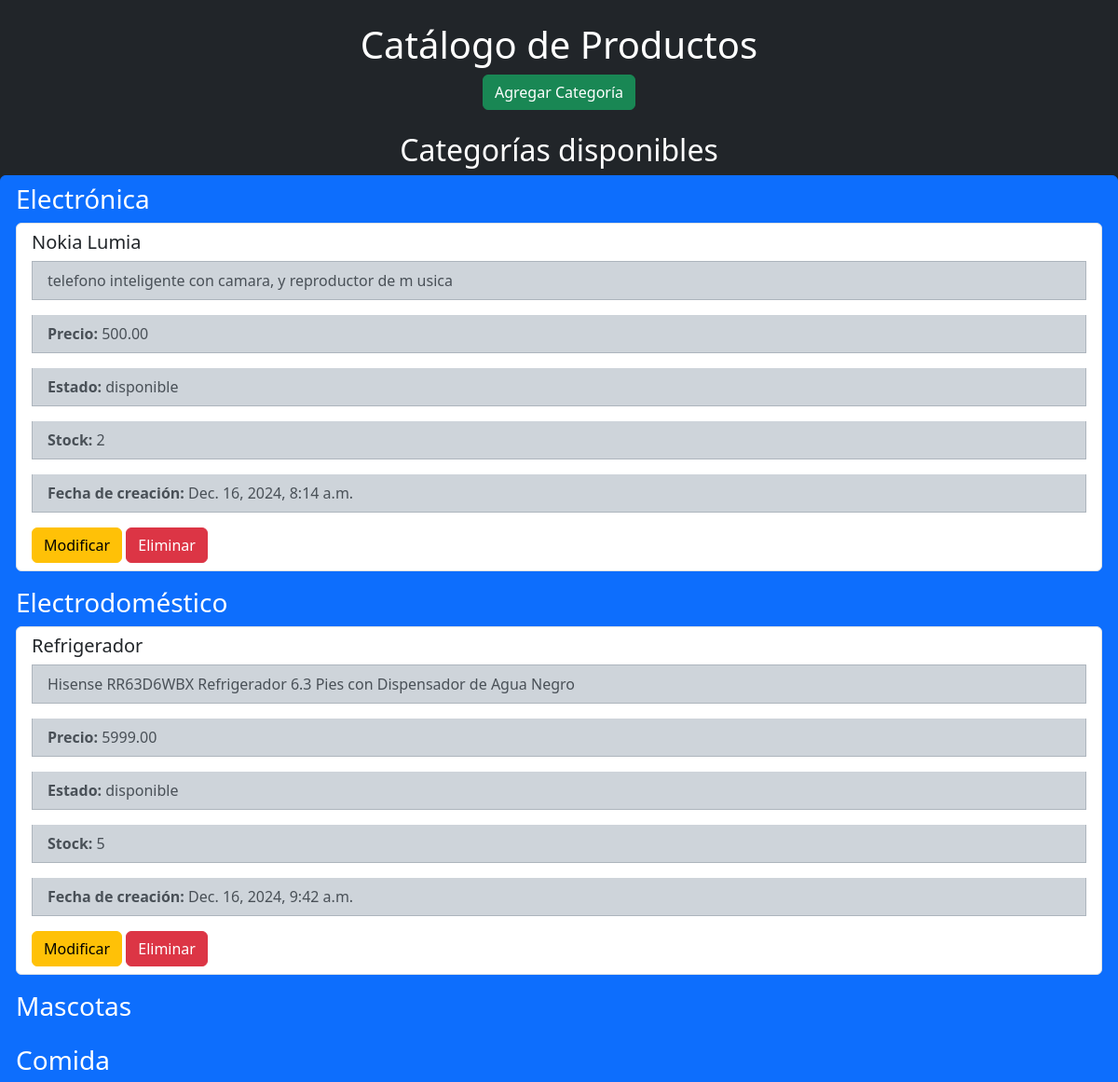
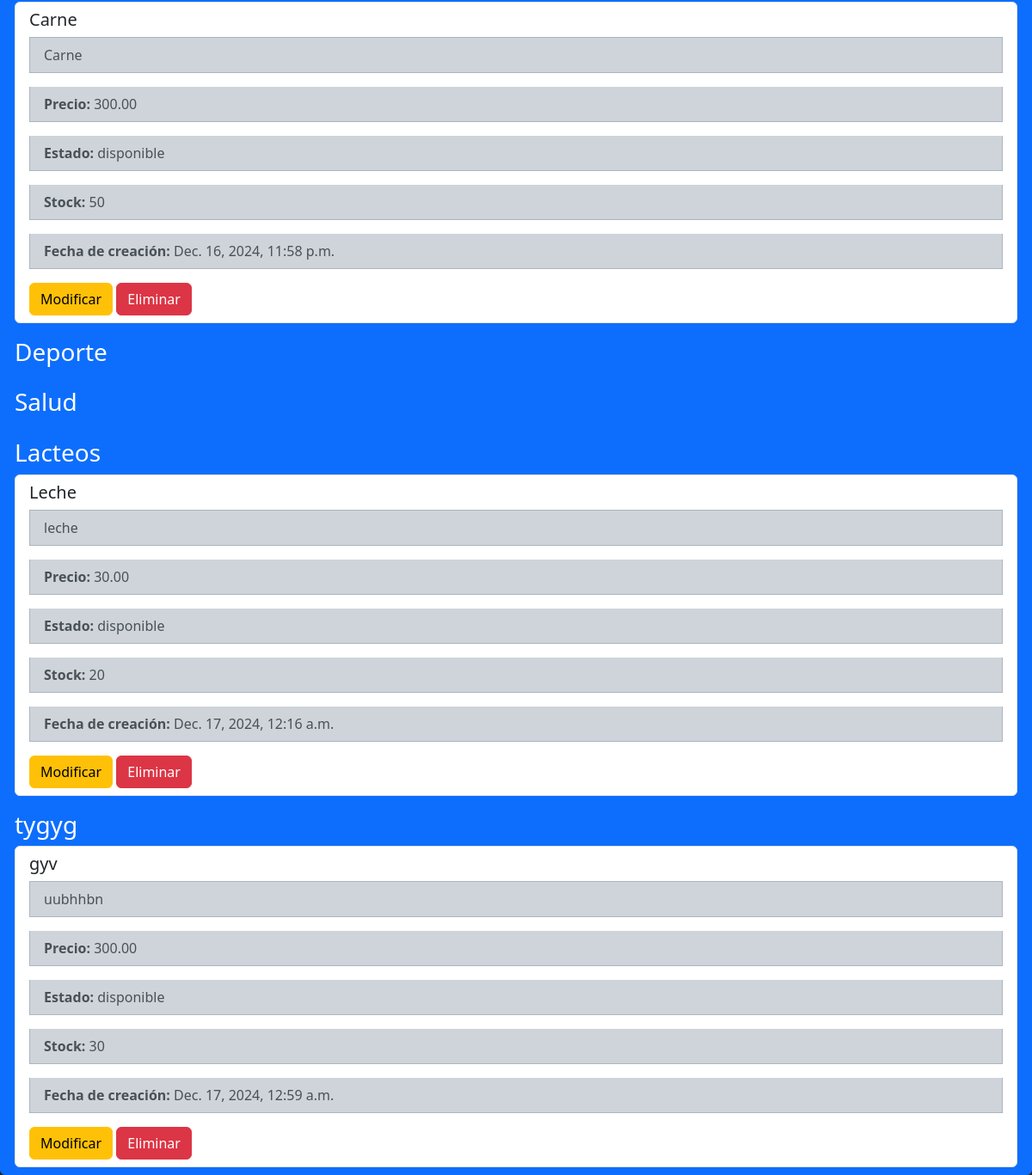
The page / on the database its author committed (2 pictures, top to bottom).
### productos/models.py (models this page shows, shortened)
class Categoria(models.Model):
    nombre = models.CharField(max_length=100)

class Producto(models.Model):
    nombre = models.CharField(max_length=100)
    descripcion = models.TextField()
    precio = models.DecimalField(max_digits=10, decimal_places=2)
    categoria = models.ForeignKey(Categoria, on_delete=models.CASCADE)
    stock = models.IntegerField(default=0)  # Cantidad disponible
    estado = models.CharField(
        max_length=15,
        choices=[('disponible', 'Disponible'), ('agotado', 'Agotado'), ('promocion', 'En promoción')],
        default='disponible'
    )  # Estado del producto
    fecha_creacion = models.DateTimeField(auto_now_add=True)  # Fecha de creación

### productos/views.py (the view)
# urls.py: path('', views.index, name='index'),
def index(request):
    categorias = Categoria.objects.all()
    productos = Producto.objects.all()
    return render(request, 'index.html', {'categorias': categorias, 'productos': productos})

### productos/templates/index.html (shortened to what this page needs)
<!DOCTYPE html>
<html lang="es">
<head>
    <link href="https://cdn.jsdelivr.net/npm/bootstrap@5.3.3/dist/css/bootstrap.min.css" rel="stylesheet">
</head>
<body>
    <header class="text-center py-4">
        <h1>Catálogo de Productos</h1>
        <button class="btn btn-success" data-bs-toggle="modal" data-bs-target="#agregarCategoriaModal">Agregar Categoría</button>
    </header>
    <section id="categorias">
        <h2 class="text-center">Categorías disponibles</h2>
        <ul class="list-group">
            {% for categoria in categorias %}
                <li class="list-group-item active">
                    <h3>{{ categoria.nombre }}</h3>
                    <ul class="list-group mt-2">
                        {% for producto in productos %}
                            {% if producto.categoria == categoria %}
                                <li class="list-group-item">
                                    <h5>{{ producto.nombre }}</h5>
                                    <p class="list-group-item list-group-item-dark">{{ producto.descripcion }}</p>
                                    <p class="list-group-item list-group-item-dark"><strong>Precio: </strong>{{ producto.precio }}</p>
                                    <p class="list-group-item list-group-item-dark"><strong>Estado: </strong>{{ producto.estado }}</p>
                                    <p class="list-group-item list-group-item-dark"><strong>Stock: </strong>{{ producto.stock }}</p>
                                    <p class="list-group-item list-group-item-dark" ><strong>Fecha de creación: </strong>{{ producto.fecha_creacion }}</p>
                                    <button class="btn btn-warning" onclick="modificarProducto({{ producto.id }})">Modificar</button>
                                    <button class="btn btn-danger" onclick="eliminarProducto({{ producto.id }})">Eliminar</button>
                                </li>
                            {% endif %}
                        {% empty %}
                            <li class="list-group-item">No hay productos disponibles en esta categoría.</li>
                        {% endfor %}
                    </ul>
                </li>
            {% empty %}
                <li class="list-group-item">No hay categorías disponibles.</li>
            {% endfor %}
        </ul>
    </section>
</body>
</html>

### productos/templates/index.html (style rules this page uses)
body { background-color: #212529; color: #fff; }

### rows shown on the page
Categoria: nombre "Electrónica"
Producto: nombre "Nokia Lumia", descripcion "telefono inteligente con camara, y reproductor de m usica", precio "500.00", estado "disponible", stock "2", fecha_creacion "Dec. 16, 2024, 8:14 a.m."
Categoria: nombre "Electrodoméstico"
Producto: nombre "Refrigerador", descripcion "Hisense RR63D6WBX Refrigerador 6.3 Pies con Dispensador de Agua Negro", precio "5999.00", estado "disponible", stock "5", fecha_creacion "Dec. 16, 2024, 9:42 a.m."
Categoria: nombre "Mascotas"
Categoria: nombre "Comida"
Producto: nombre "Carne", descripcion "Carne", precio "300.00", estado "disponible", stock "50", fecha_creacion "Dec. 16, 2024, 11:58 p.m."
Categoria: nombre "Deporte"
Categoria: nombre "Salud"
Categoria: nombre "Lacteos"
Producto: nombre "Leche", descripcion "leche", precio "30.00", estado "disponible", stock "20", fecha_creacion "Dec. 17, 2024, 12:16 a.m."
Categoria: nombre "tygyg"
Producto: nombre "gyv", descripcion "uubhhbn", precio "300.00", estado "disponible", stock "30", fecha_creacion "Dec. 17, 2024, 12:59 a.m."
